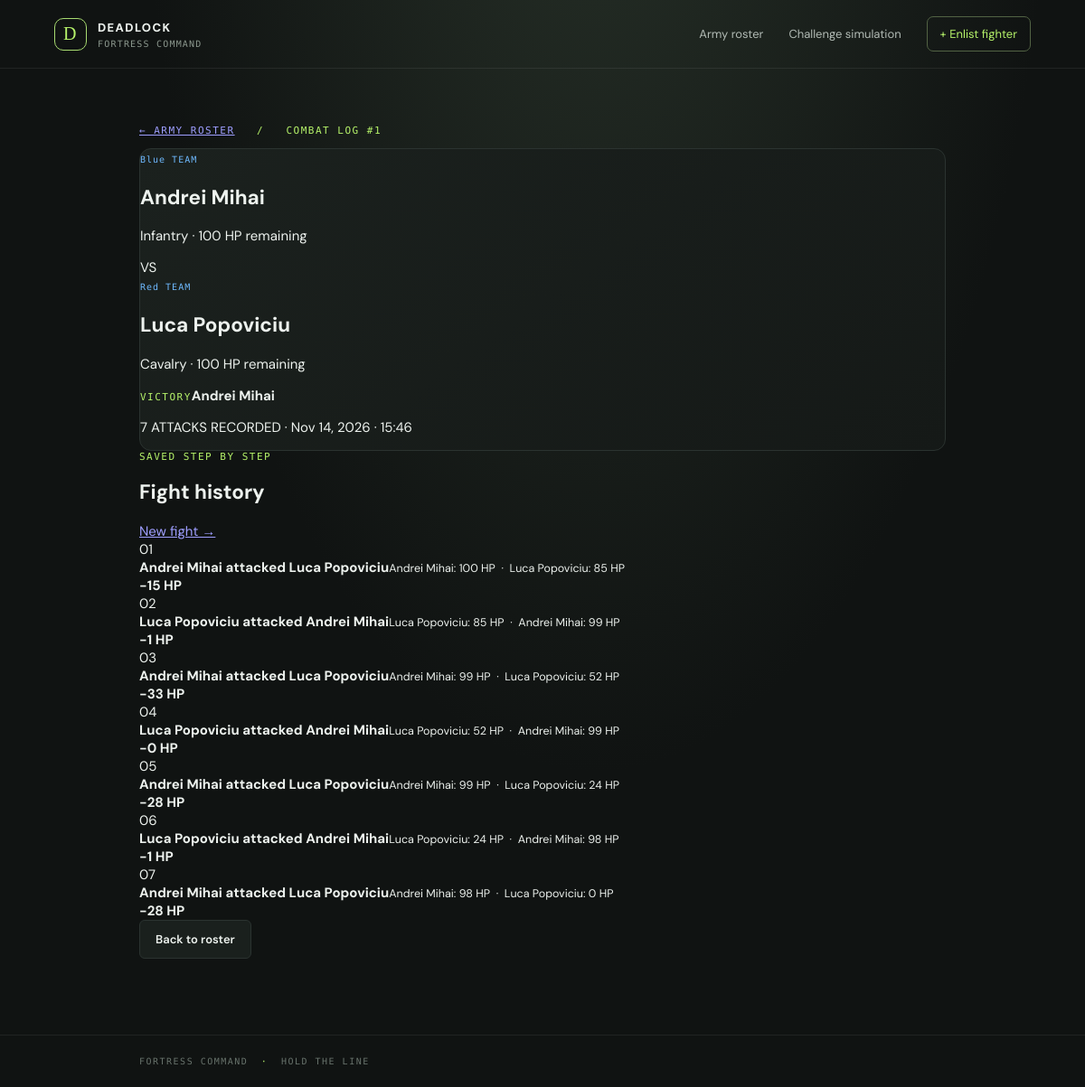
Screenshot of /unit/fights/1/ with the database file from the repository.
### units/models.py (models this page shows, shortened)
class Fight(models.Model):
    class Status(models.TextChoices):
        COMPLETE = 'complete', 'Complete'
        STALEMATE = 'stalemate', 'Stalemate'
    unit_one = models.ForeignKey(Unit, on_delete=models.PROTECT, related_name='fights_as_first')
    unit_two = models.ForeignKey(Unit, on_delete=models.PROTECT, related_name='fights_as_second')
    winner = models.ForeignKey(
        Unit, on_delete=models.PROTECT, related_name='fights_won', null=True, blank=True
    )
    status = models.CharField(max_length=12, choices=Status.choices, default=Status.COMPLETE)
    created_at = models.DateTimeField(auto_now_add=True)
    class Meta:
        ordering = ('-created_at', '-id')

class Unit(models.Model):
    class UnitType(models.TextChoices):
        INFANTRY = 'Infantry', 'Infantry'
        CANNON = 'Cannon', 'Cannon'
        CAVALRY = 'Cavalry', 'Cavalry'
        KNIGHT = 'Knight', 'Knight'
    class Team(models.TextChoices):
        BLUE = 'Blue', 'Blue'
        RED = 'Red', 'Red'
    name = models.CharField(max_length=100)
    type = models.CharField(max_length=20, choices=UnitType.choices)
    team = models.CharField(max_length=10, choices=Team.choices, default=Team.BLUE)
    health = models.PositiveSmallIntegerField(
        default=100, validators=[MinValueValidator(0), MaxValueValidator(100)]
    )
    attack_points = models.PositiveSmallIntegerField(
        default=0, validators=[MinValueValidator(0), MaxValueValidator(50)]
    )
    profile_image_link = models.URLField(max_length=500)
    class Meta:
        ordering = ('name', 'id')

class FightTurn(models.Model):
    fight = models.ForeignKey(Fight, on_delete=models.CASCADE, related_name='turns')
    turn_number = models.PositiveIntegerField()
    attacker = models.ForeignKey(Unit, on_delete=models.PROTECT, related_name='attacks_made')
    defender = models.ForeignKey(Unit, on_delete=models.PROTECT, related_name='attacks_received')
    attack_points = models.PositiveSmallIntegerField(help_text='Random attack value rolled for this turn.')
    attacker_health = models.PositiveSmallIntegerField()
    defender_health = models.PositiveSmallIntegerField()
    class Meta:
        ordering = ('turn_number',)
        constraints = [
            models.UniqueConstraint(fields=('fight', 'turn_number'), name='unique_fight_turn_number')
        ]

### units/views.py (the view)
# urls.py: path('fights/<int:pk>/', views.fight_result, name='fight-result'),
def fight_result(request, pk):
    fight = get_object_or_404(
        Fight.objects.select_related('unit_one', 'unit_two', 'winner').prefetch_related(
            'turns__attacker', 'turns__defender'
        ),
        pk=pk,
    )
    return render(request, 'units/fight_result.html', {'fight': fight})

### templates/units/fight_result.html (shortened to what this page needs)
{% extends 'units/base.html' %}
{% block content %}
<p class="eyebrow"><a href="{% url 'unit-list' %}">← ARMY ROSTER</a> &nbsp; / &nbsp; COMBAT LOG #{{ fight.pk }}</p>
<section class="panel fight-summary">
  <div class="fight-matchup"><div><span class="team-badge team-{{ fight.unit_one.team|lower }}">{{ fight.unit_one.team }} TEAM</span><h1>{{ fight.unit_one.name }}</h1><p>{{ fight.unit_one.type }} · {{ fight.unit_one.health }} HP remaining</p></div><span class="versus">VS</span><div><span class="team-badge team-{{ fight.unit_two.team|lower }}">{{ fight.unit_two.team }} TEAM</span><h1>{{ fight.unit_two.name }}</h1><p>{{ fight.unit_two.type }} · {{ fight.unit_two.health }} HP remaining</p></div></div>
  <div class="fight-outcome">{% if fight.winner %}<span class="eyebrow">VICTORY</span><strong>{{ fight.winner.name }}</strong>{% else %}<span class="eyebrow">RESULT</span><strong>Stalemate</strong><small>Both fighters have zero attack points; no attacks could be made.</small>{% endif %}</div>
  <p class="turn-count">{{ fight.turns.count }} ATTACK{{ fight.turns.count|pluralize|upper }} RECORDED · {{ fight.created_at|date:'M j, Y · H:i' }}</p>
</section>
<section class="combat-log">
  <div class="section-heading"><div><p class="eyebrow">SAVED STEP BY STEP</p><h2>Fight history</h2></div><a href="{% url 'fight-simulate' %}">New fight →</a></div>
  {% if fight.turns.all %}
    <div class="turn-list">
      {% for turn in fight.turns.all %}
        <article class="turn-row"><span class="turn-number">{{ turn.turn_number|stringformat:'02d' }}</span><div class="turn-main"><strong>{{ turn.attacker.name }} <span>attacked</span> {{ turn.defender.name }}</strong><small>{{ turn.attacker.name }}: {{ turn.attacker_health }} HP &nbsp;·&nbsp; {{ turn.defender.name }}: {{ turn.defender_health }} HP</small></div><b class="damage">−{{ turn.attack_points }} HP</b></article>
      {% endfor %}
    </div>
  {% else %}<div class="panel empty-state"><p>No attacks occurred.</p></div>{% endif %}
</section>
<a class="button secondary back-button" href="{% url 'unit-list' %}">Back to roster</a>
{% endblock %}

### units/static/units/style.css (style rules this page uses)
:root { color-scheme:dark;--bg:#101312;--panel:#181d1b;--line:#2b3330;--muted:#8d9892;--text:#edf2ee;--green:#b6f36a;--blue:#6fbaff;--red:#ff7777 }
* { box-sizing:border-box }
body { margin:0;background:radial-gradient(ellipse at 55% -30%,#283229 0,transparent 55%),var(--bg);color:var(--text);font:15px 'DM Sans',sans-serif;min-height:100vh }
.eyebrow { font:11px 'DM Mono',monospace;letter-spacing:1.5px;color:var(--green);margin:0 0 13px }
.panel { border:1px solid var(--line);background:linear-gradient(145deg,#1b211e,#151917);border-radius:13px }
.button { display:inline-flex;justify-content:center;align-items:center;gap:13px;border:0;border-radius:6px;padding:12px 17px;font:600 13px 'DM Sans',sans-serif;text-decoration:none;cursor:pointer }
.button.secondary { border:1px solid var(--line);background:#1a201d;color:var(--text) }
.team-badge { color:var(--blue);font:10px 'DM Mono',monospace;letter-spacing:1px }

### rows the page displays
Fight: pk "1", unit_one.team "Blue", unit_one.name "Andrei Mihai", unit_one.type "Infantry", unit_one.health "100", unit_two.team "Red", unit_two.name "Luca Popoviciu", unit_two.type "Cavalry", unit_two.health "100", winner.name "Andrei Mihai", turns.count "7", created_at "Nov 14, 2026 · 15:46"
FightTurn: turn_number "01", attacker.name "Andrei Mihai", defender.name "Luca Popoviciu", attacker_health "100", defender_health "85", attack_points "15"
FightTurn: turn_number "02", attacker.name "Luca Popoviciu", defender.name "Andrei Mihai", attacker_health "85", defender_health "99", attack_points "1"
FightTurn: turn_number "03", attacker.name "Andrei Mihai", defender.name "Luca Popoviciu", attacker_health "99", defender_health "52", attack_points "33"
FightTurn: turn_number "04", attacker.name "Luca Popoviciu", defender.name "Andrei Mihai", attacker_health "52", defender_health "99", attack_points "0"
FightTurn: turn_number "05", attacker.name "Andrei Mihai", defender.name "Luca Popoviciu", attacker_health "99", defender_health "24", attack_points "28"
FightTurn: turn_number "06", attacker.name "Luca Popoviciu", defender.name "Andrei Mihai", attacker_health "24", defender_health "98", attack_points "1"
FightTurn: turn_number "07", attacker.name "Andrei Mihai", defender.name "Luca Popoviciu", attacker_health "98", defender_health "0", attack_points "28"
